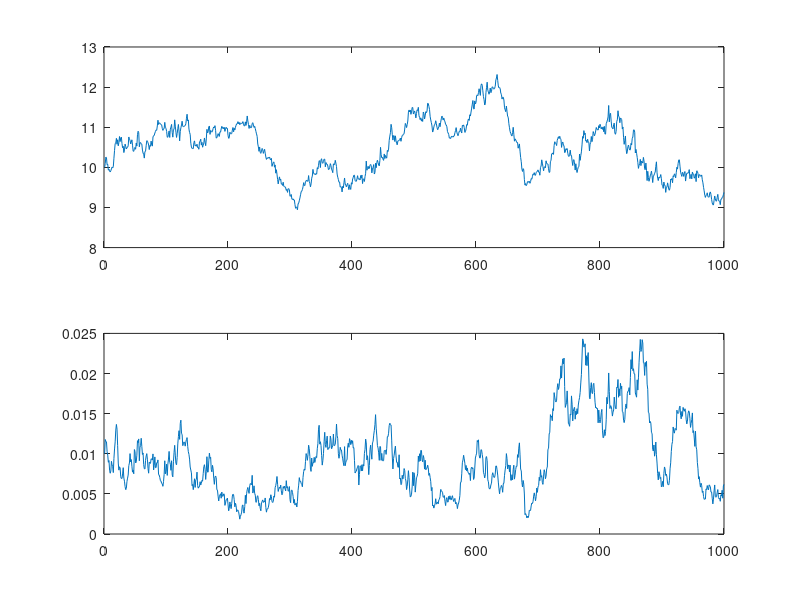

This figure's MATLAB source:
%% Parameters

V0 = 0.01; % V_0 is the current variance of the underlying asset 
S0 = 10; % S_0 is the initial price of the underlying asset 
r = 0.05; % Risk Free rate of return
kappa = 2; % Kappa is the rate of reversion
mu = 0.01; % mu is the average return of the asset
sig = 0.1; % sig is the volatility of the volatility
rho = 0.5; % Correlation of the two Stochastic Processes
T = 1; % Time to maturity
N = 100; % Number of time steps
simulation_count = 1000; % Number of simulations
dt = T/N;



% Initialize the vectors
V = [V0 zeros(1,simulation_count)];
S = [S0 zeros(1,simulation_count)];

for i=1:1:1000

% Randomize the two stochastic processes
chance1 = randn(1);
chance2 = randn(1);

F = chance1;
G = rho * chance1 + sqrt(1-rho^2) * chance2;

V(i+1) = abs(V(i) + kappa * (mu - V(i)) * dt + sig * sqrt(V(i)) * sqrt(dt) * G); 
S(i+1) = S(i) + r * S(i) * dt + S(i) * sqrt(dt) * sqrt(V(i)) * F;

end

V_avg = mean(V)
S_avg = mean(S)

subplot(2, 1, 1)
title('Asset Simulation');
xlabel('Paths'); ylabel('Underlying Stock');
plot(1:simulation_count,S(1:simulation_count))

subplot(2, 1, 2)
title('Variance Simulation');
xlabel('Paths'); ylabel('Variance');
plot(1:simulation_count,V(1:simulation_count))
